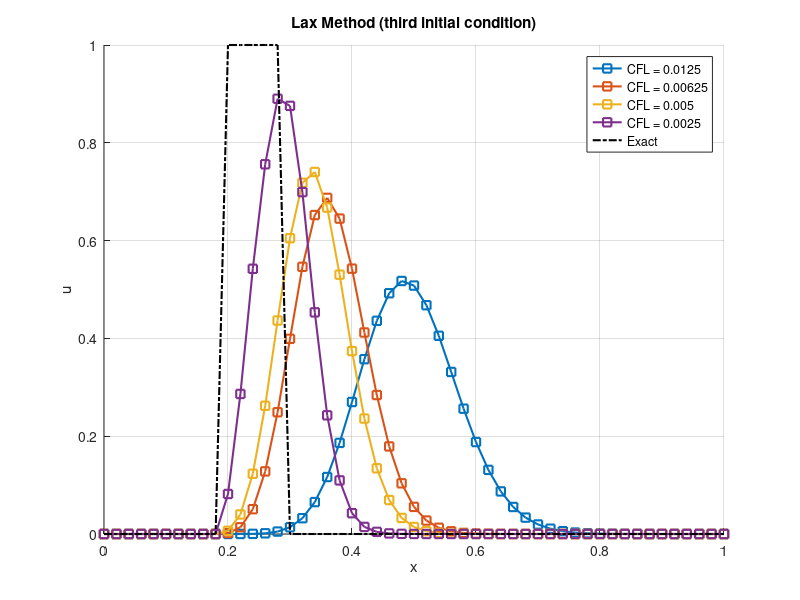

Recreate this plot in MATLAB.
clc, clear, close all ;
%% third initial conditions 

dts=[0.00050,0.00025,0.00020,0.00010];
for i = 1 : length(dts)
  t = 0.0 ;
  dt = dts(i) ;
  nt = 1000 ;
    
  L = 1.0 ;
  dx = L/50.0 ;
  dxx = 2.0*dx ;
  a = 0.5 ;
  
  x = 0.0 : dx : L ;
  nx = length(x) ;
  
  CFL = [a*dts(1)/dx, a*dts(2)/dx, a*dts(3)/dx, a*dts(4)/dx] ;
  
  %% initial condition
  for ix = 1 : nx
      if (x(ix)>=0.0 && x(ix)<0.2)
          u(ix) = 0.0 ;
      elseif (x(ix)>=0.2 && x(ix)<0.3)
          u(ix) = 1.0 ;
      else
          u(ix) = 0.0 ;      
      end
  end 
    
  for it = 1 : nt
      for ix = 2 : nx-1
          % Lax method 
%          u(ix) = 0.5*(u(ix+1) + u(ix-1)) - a*dt*(u(ix+1) - u(ix-1))/dxx ;

           % FTBS
         u(ix) = u(ix) -dt*a*(u(ix)-u(ix-1))/dx ;
      end
      
  for ix = 1 : nx
      if (x(ix)>=0.0 && x(ix)<0.2)
          u_exact(ix) = 0.0 ;
      elseif (x(ix)>=0.2 && x(ix)<0.3)
          u_exact(ix) = 1.0 ;
      else
          u_exact(ix) = 0.0 ;      
      end
  end
      
  end
  
    hold on
    grid on
    plot (x,u,'-s','linewidth',1.5)
    xlabel x
    ylabel u
    title 'Lax Method (third initial condition)'
  
end
    plot(x,u_exact,'-.k','linewidth',1.5)
legend('CFL = 0.0125','CFL = 0.00625','CFL = 0.005','CFL = 0.0025', 'Exact')

   for ix = 1 : nx
       error(ix) = abs(u(ix)-u_exact(ix)) ;
     fprintf('\n x: %f  Numerical u: %f  Analytical u: %f Error: %f \n', x(ix), u(ix), u_exact(ix), error(ix))
   end
 